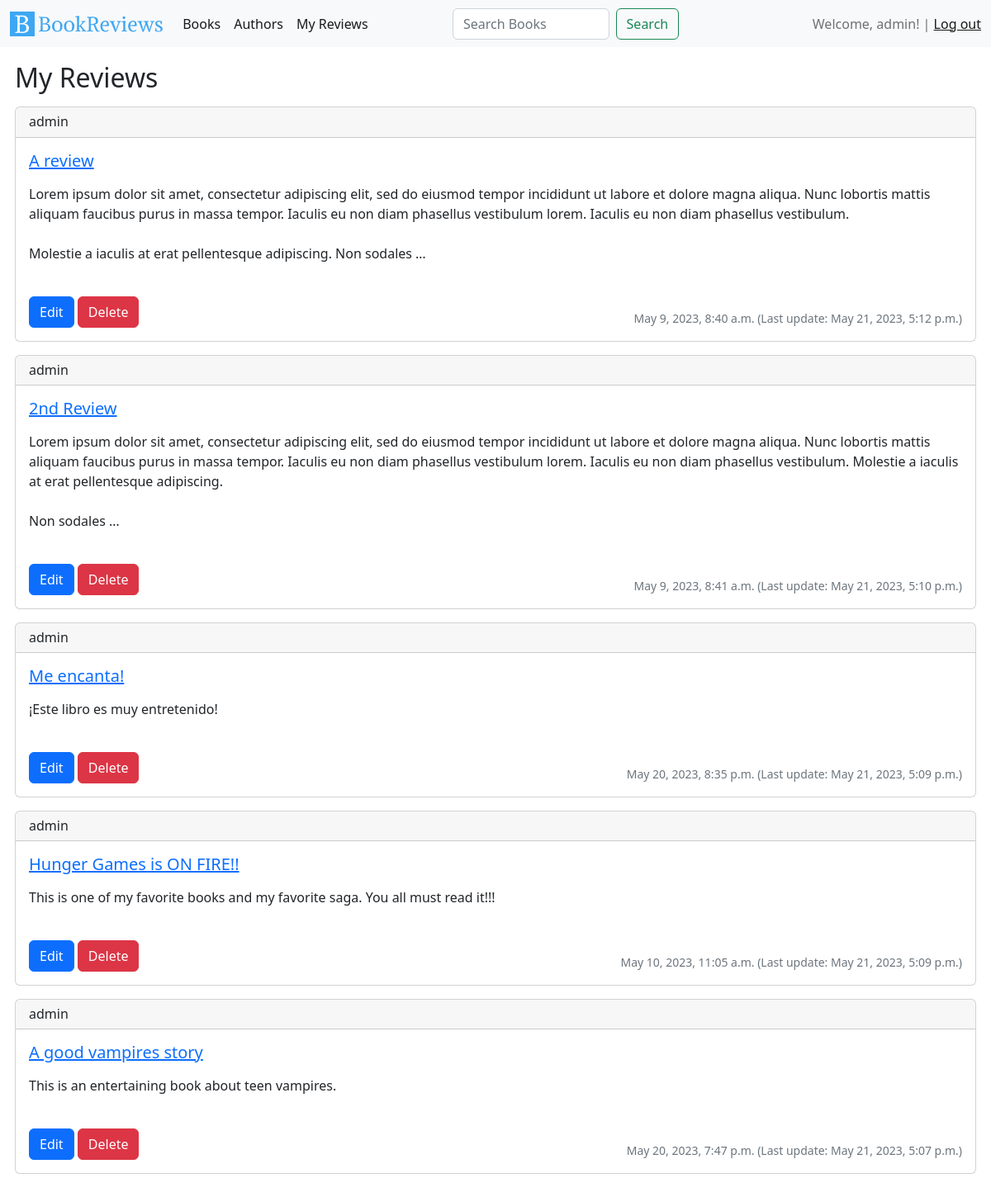
Screenshot of /reviews/ (signed in) with the database file from the repository.
### reviews/models.py (models this page shows, shortened)
class Review(models.Model):
    user = models.ForeignKey(
        User, on_delete=models.CASCADE, related_name="reviews")
    book = models.ForeignKey(
        Book, on_delete=models.CASCADE, related_name="reviews")
    title = models.CharField(max_length=50)
    body = models.TextField()
    rating = models.PositiveIntegerField(choices=(
        (1, 'Bad'),
        (2, 'Poor'),
        (3, 'Okay'),
        (4, 'Good'),
        (5, 'Excellent')
    ))
    created_at = models.DateTimeField(auto_now_add=True)
    updated_at = models.DateTimeField(auto_now=True)

### reviews/views.py (the view)
# urls.py: path('reviews/', AllReviewsListView.as_view(), name="reviews"),
class AllReviewsListView(LoginRequiredMixin, ListView):
    model = Review
    template_name = "reviews/reviews.html"
    context_object_name = "reviews"
    def get_queryset(self):
        return Review.objects.filter(user=self.request.user).order_by('-updated_at')

### templates/reviews/reviews.html (shortened to what this page needs)
{% extends 'base/base.html' %}
{% load static %}
{% block content %}
    <h2>My Reviews</h2>
    {% for review in reviews %}
        {% include 'reviews/review_entry.html' %}
    {% endfor %}
{% endblock content %}

### templates/base/navbar.html
{% load static %}
<nav class="navbar navbar-expand-lg bg-light">
  <div class="container-fluid">
    <a class="navbar-brand" href="{% url 'home' %}">
      <img src="{% static 'img/icon.svg' %}" alt="Icon" width="30" height="30" class="d-inline-block align-text-top">
      <img src="{% static 'img/logo.svg' %}" alt="Logo" width="150" height="30" class="d-inline-block align-text-top">
    </a>
    <div class="collapse navbar-collapse justify-content-center" id="navbar">
      <ul class="navbar-nav me-auto mb-2 mb-lg-0">
        <li class="nav-item">
          <a class="nav-link active" aria-current="page" href="{% url 'books' %}">Books</a>
        </li>
        <li class="nav-item">
          <a class="nav-link active" aria-current="page" href="{% url 'authors' %}">Authors</a>
        </li>
        <li class="nav-item">
          <a class="nav-link active" aria-current="page" href="{% url 'reviews' %}">My Reviews</a>
        </li>
      </ul>
    </div>
    <div class="d-flex justify-content-center align-items-center flex-grow-1">
      <div class="d-flex justify-content-center w-75">
        <form class="d-flex w-100" method="get" action="{% url 'book_search' %}" name="search_form">
          <input class="form-control me-2" type="search" name="q" placeholder="Search Books" aria-label="Search">
          <button class="btn btn-outline-success" type="submit">Search</button>
        </form>
      </div>
      <div class="d-flex justify-content-end w-100">
        <span class="navbar-text" name="user_session">
          {% if user.is_authenticated %}
          Welcome, {{ user.username }}! |
          <a href="{% url 'logout' %}">Log out</a>
          {% else %}
          You're not logged in |
          <a href="{% url 'login' %}" name="login_link">Log In</a> |
          <a href="{% url 'signup' %}" name="signup_link">Sign Up</a>
          {% endif %}
        </span>
      </div>
    </div>
  </div>
</nav>

### templates/reviews/review_entry.html (shortened to what this page needs)
<div class="card my-3 px-0 w-100" name="review_card">
    <h6 class="card-header" name="review_user">
        {{ review.user.username }}
    </h6>
    <div class="card-body">
        <h5 class="card-title mb-3">
            <a href="{% url 'review_detail' review.id %}" name="review_title">{{ review.title }}</a>
        </h5>
        <p class="card-text" name="review_body">
            {% autoescape off %}
                {{ review.body | linebreaksbr | truncatewords:50 }}
            {% endautoescape %}
        </p>
        <br>
        <div class="row align-items-end"">
            {% if review.user == user %}
                <div class="col" name="own_review_section">
                    <a href="{% url 'review_update' book_id=review.book.id pk=review.pk %}" class="btn btn-primary" name="update_review_button">
                        Edit
                    </a>
                    <button type="button" class="btn btn-danger" data-bs-toggle="modal" data-bs-target="#confirm-delete-modal-{{ review.id }}" name="delete_review_button">
                        Delete
                    </button>
                </div>
            {% endif %}
            <div class="col">
                <p class="card-text text-end">
                    <small class="text-muted">{{ review.created_at }} (Last update: {{review.updated_at }})</small>
                </p>
            </div>
        </div>
    </div>
</div>

### rows the page displays
Review: user.username "admin", title "A review", body "Lorem ipsum dolor sit amet, consectetur adipiscing elit, sed do eiusmod tempor incididunt ut labore et dolore magna aliqua. Nunc lobortis mattis aliquam faucibus purus in massa tempor. Iaculis eu non diam phasellus vestibulum lorem. Iaculis eu non diam phasellus vestibulum. Molestie a iaculis at erat pellentesque adipiscing. Non sodales …", created_at "May 9, 2023, 8:40 a.m.", updated_at "May 21, 2023, 5:12 p.m."
Review: user.username "admin", title "2nd Review", body "Lorem ipsum dolor sit amet, consectetur adipiscing elit, sed do eiusmod tempor incididunt ut labore et dolore magna aliqua. Nunc lobortis mattis aliquam faucibus purus in massa tempor. Iaculis eu non diam phasellus vestibulum lorem. Iaculis eu non diam phasellus vestibulum. Molestie a iaculis at erat pellentesque adipiscing. Non sodales …", created_at "May 9, 2023, 8:41 a.m.", updated_at "May 21, 2023, 5:10 p.m."
Review: user.username "admin", title "Me encanta!", body "¡Este libro es muy entretenido!", created_at "May 20, 2023, 8:35 p.m.", updated_at "May 21, 2023, 5:09 p.m."
Review: user.username "admin", title "Hunger Games is ON FIRE!!", body "This is one of my favorite books and my favorite saga. You all must read it!!!", created_at "May 10, 2023, 11:05 a.m.", updated_at "May 21, 2023, 5:09 p.m."
Review: user.username "admin", title "A good vampires story", body "This is an entertaining book about teen vampires.", created_at "May 20, 2023, 7:47 p.m.", updated_at "May 21, 2023, 5:07 p.m."

### other values shown
{{ user.username }} "admin"
